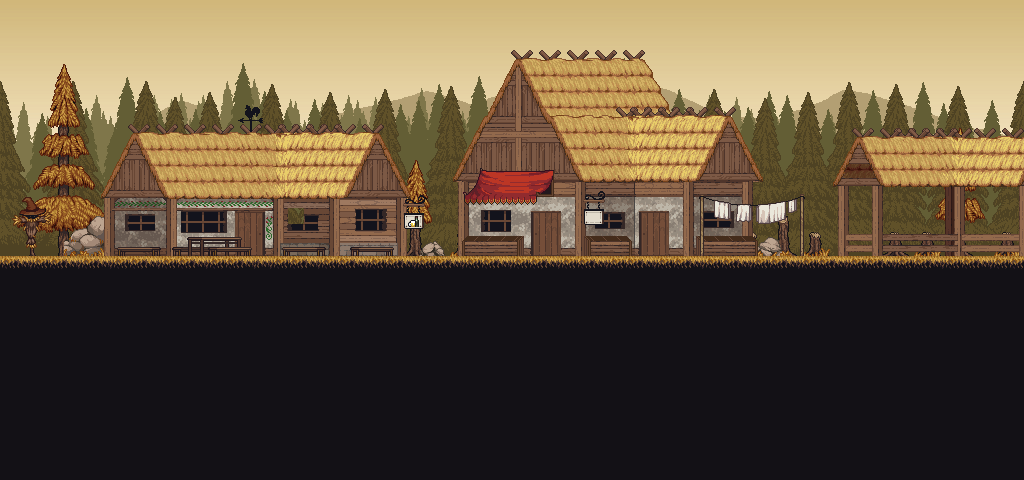

A level layout from a 2D game, rendered from its tile map. Below: a short description, then the map file with tile-grid data replaced by summaries:
An orthogonal 64x30 tile map with 16x16 px tiles, 9 tile layers (Background5, Background4, Background3, Background2, ...), 7 tilesets.

<map version="1.10" tiledversion="1.11.0" orientation="orthogonal" renderorder="right-down" width="64" height="30" tilewidth="16" tileheight="16" infinite="0" nextlayerid="11" nextobjectid="1">
 <tileset firstgid="1" source="../../Tiled/shared_comps/gh_farm_v2.tsx" />
 <tileset firstgid="4321" source="../../Tiled/shared_comps/bkg-shrinked/gh_bg_5.tsx" />
 <tileset firstgid="5665" source="../../Tiled/shared_comps/bkg-shrinked/gh_bg_4.tsx" />
 <tileset firstgid="7009" source="../../Tiled/shared_comps/bkg-shrinked/gh_bg_3.tsx" />
 <tileset firstgid="8353" source="../../Tiled/shared_comps/bkg-shrinked/gh_bg_2.tsx" />
 <tileset firstgid="9697" source="../../Tiled/shared_comps/bkg-shrinked/gh_bg_1.tsx" />
 <tileset firstgid="11041" source="../../Tiled/shared_comps/AutumnHouses.tsx" />
 <layer id="3" name="Background5" width="64" height="30">
  <properties>
   <property name="unity:SortingLayer" value="Background" />
  </properties>
  <data>[1920 cells, 1344 non-empty, 1344 distinct tile ids]</data>
 </layer>
 <layer id="4" name="Background4" width="64" height="30">
  <properties>
   <property name="unity:SortingLayer" value="Background" />
  </properties>
  <data>[1920 cells, 1344 non-empty, 1344 distinct tile ids]</data>
 </layer>
 <layer id="5" name="Background3" width="64" height="30">
  <properties>
   <property name="unity:SortingLayer" value="Background" />
  </properties>
  <data>[1920 cells, 1216 non-empty, 1216 distinct tile ids]</data>
 </layer>
 <layer id="6" name="Background2" width="64" height="30">
  <properties>
   <property name="unity:SortingLayer" value="Background" />
  </properties>
  <data>[1920 cells, 1280 non-empty, 1280 distinct tile ids]</data>
 </layer>
 <layer id="7" name="Background1" width="64" height="30">
  <properties>
   <property name="unity:SortingLayer" value="Background" />
  </properties>
  <data>[1920 cells, 1280 non-empty, 1280 distinct tile ids]</data>
 </layer>
 <layer id="1" name="BgTree1" width="64" height="30">
  <properties>
   <property name="unity:SortingLayer" value="Background" />
  </properties>
  <data>[1920 cells, 204 non-empty, 92 distinct tile ids]</data>
 </layer>
 <layer id="8" name="Ground" width="64" height="30">
  <properties>
   <property name="unity:SortingLayer" value="Ground" />
  </properties>
  <data>[1920 cells, 957 non-empty, 73 distinct tile ids]</data>
 </layer>
 <layer id="9" name="Ground1" width="64" height="30">
  <properties>
   <property name="unity:SortingLayer" value="Ground" />
  </properties>
  <data>[1920 cells, 569 non-empty, 569 distinct tile ids]</data>
 </layer>
 <layer id="10" name="Ground2" width="64" height="30">
  <data>[1920 cells, 40 non-empty, 40 distinct tile ids]</data>
 </layer>
</map>
